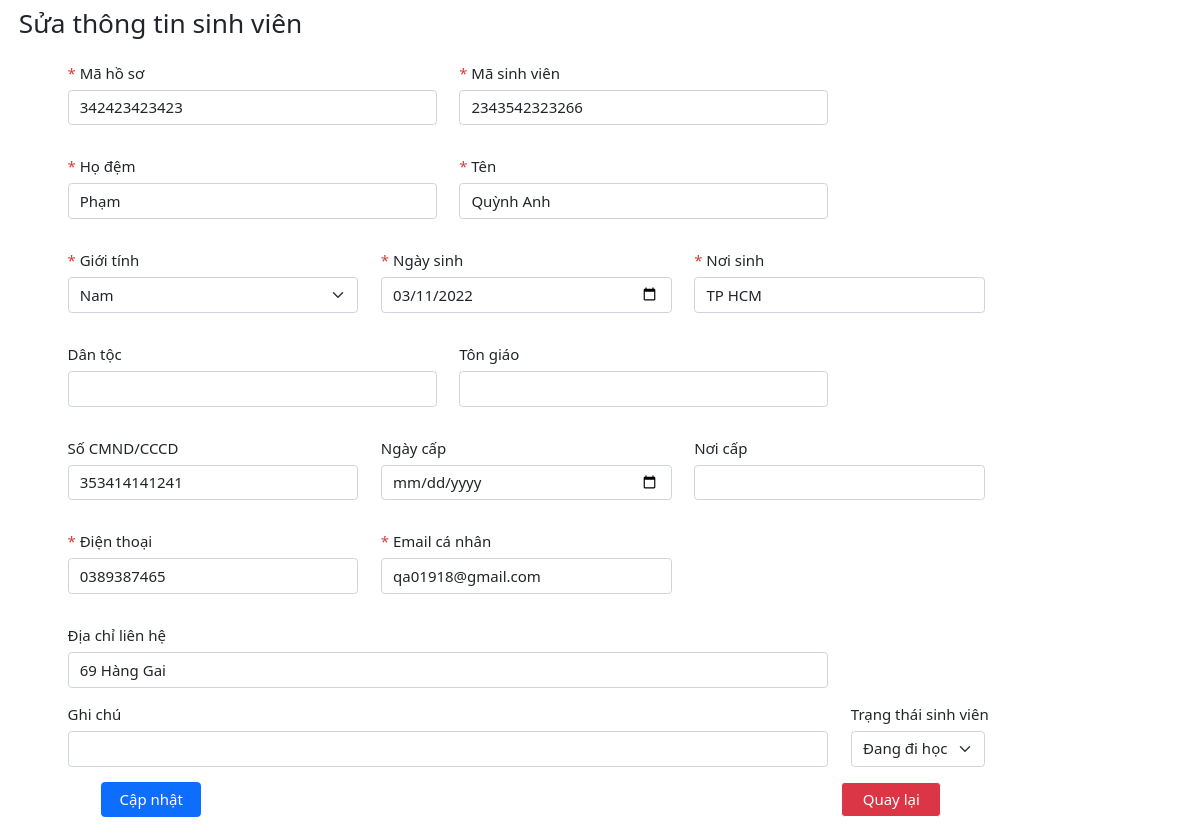
Screenshot of /api/edit.php?id=2343542323266 with the database file from the repository.
### tables this page shows
CREATE TABLE `list_student` (
  `STT` int(20) NOT NULL,
  `ma_ho_so` varchar(20) NOT NULL,
  `ma_sinh_vien` varchar(255) NOT NULL,
  `ho` varchar(200) NOT NULL,
  `ten` varchar(255) NOT NULL,
  `gioi_tinh` varchar(200) NOT NULL,
  `ngay_sinh` varchar(200) NOT NULL,
  `SDT` varchar(20) NOT NULL,
  `Email` varchar(200) NOT NULL,
  `noi_sinh` varchar(200) NOT NULL,
  `cmnd_cccd` varchar(20) NOT NULL,
  `dia_chi` varchar(200) NOT NULL,
  `hanh_dong` varchar(200) NOT NULL
);

### api/edit.php (the view, shortened to what this page needs)
<?php
    include "../config/db.php";
    $ma_sinh_vien = $_GET['id'];
    $query = mysqli_query($connect, "SELECT * FROM `list_student` where ma_sinh_vien = '$ma_sinh_vien'");
    $row = mysqli_fetch_array($query);
?>
<div class="container-fluid">
        <h3 class="mx-2 mt-2">Sửa thông tin sinh viên</h3>
        <form class="row g-6 mx-5" method="POST" action="update.php?id=<?php echo $ma_sinh_vien; ?>">
            <div class="col-5 my-3">
              <label for="inputMaHoSo" class="form-label"><span>*</span> Mã hồ sơ</label>
              <input name="ma_ho_so" value="<?php echo $row['ma_ho_so']; ?>" onkeyup="check()" type="text" class="form-control" id="inputMaHoSo" required>
            </div>
            <div class="col-5 my-3">
              <label for="inputMaSinhVien" class="form-label"><span>*</span> Mã sinh viên</label>
              <input name="ma_sinh_vien" value="<?php echo $row['ma_sinh_vien']; ?>" type="text" class="form-control" id="inputMaSinhVien" required>
            </div>
            <div class="col-5 my-3">
                <label for="inputHoDem" class="form-label"><span>*</span> Họ đệm</label>
                <input name="ho_dem" value="<?php echo $row['ho']; ?>"  type="text" class="form-control" id="inputHoDem" required>
            </div>
            <div class="col-5 my-3">
                <label for="inputTen" class="form-label"><span>*</span> Tên</label>
                <input name="ten" value="<?php echo $row['ten']; ?>" type="text" class="form-control" id="inputTen" required>
            </div>
            <div class="col-4 my-3">
                <label for="inputGioiTinh" class="form-label"><span>*</span> Giới tính</label>
                <select name="gioi_tinh" value="<?php echo $row['gioi_tinh']; ?>" id="inputGioiTinh" class="form-select" required>
                  <option>Nam</option>
                </select>
            </div>
            <div class="col-4 my-3">
                <label for="inputNgaySinh" class="form-label"><span>*</span> Ngày sinh</label>
                <input name="ngay_sinh" value="<?php echo $row['ngay_sinh']; ?>" type="date" class="form-control" id="inputNgaySinh" required>
            </div>
            <div class="col-4 my-3">
                <label for="inputNoiSinh" class="form-label"><span>*</span> Nơi sinh</label>
                <input name="noi_sinh" value="<?php echo $row['noi_sinh']; ?>" type="text" class="form-control" id="inputNoiSinh" required>
            </div>
            <div class="col-5 my-3">
                <label for="inputDanToc" class="form-label"> Dân tộc</label>
                <input type="text" class="form-control" id="inputDanToc">
            </div>
            <div class="col-5 my-3">
                <label for="inputTonGiao" class="form-label"> Tôn giáo</label>
                <input type="text" class="form-control" id="inputTonGiao">
            </div>
            <div class="col-4 my-3">
                <label for="inputCmnd" class="form-label"> Số CMND/CCCD</label>
                <input name="cmnd_cccd" value="<?php echo $row['cmnd_cccd']; ?>" type="number" class="form-control" id="inputCmnd">
            </div>
            <div class="col-4 my-3">
                <label for="inputNgayCap" class="form-label"> Ngày cấp</label>
                <input type="date" class="form-control" id="inputNgayCap">
            </div>
            <div class="col-4 my-3">
                <label for="inputNoiCap" class="form-label"> Nơi cấp</label>
                <input type="text" class="form-control" id="inputNoiCap">
            </div>
            <div class="col-4 my-3">
                <label for="inputSDT" class="form-label"><span>*</span> Điện thoại</label>
                <input name="sdt" value="<?php echo $row['SDT']; ?>" onkeyup="check()" type="number" class="form-control" id="inputSDT">
            </div>
            <div class="col-4 my-3">
                <label for="inputEmail" class="form-label"><span>*</span> Email cá nhân</label>
                <input name="email" value="<?php echo $row['Email']; ?>" onkeyup="check()" type="email" class="form-control" id="inputEmail" required>
            </div>
            <div class="col-10 my-3">
                <label for="inputDiaChi" class="form-label"> Địa chỉ liên hệ</label>
                <input name="dia_chi" value="<?php echo $row['dia_chi']; ?>" type="text" class="form-control" id="inputDiaChi">
            </div>
            <div class="col-10 mb-3">
                <label for="inputGhiChu" class="form-label"> Ghi chú</label>
                <input type="text" class="form-control" id="inputGhiChu">
            </div>
            <div class="col-2 mb-3">
                <label for="inputTrangThai" class="form-label"> Trạng thái sinh viên</label>
                <select id="inputTrangThai" class="form-select">
                    <option>Đang đi học</option>
                </select>
            </div>
            <div class="col-6 px-5 mb-4 d-flex">
              <button name="submit_form" type="submit" class="btn btn-primary">Cập nhật</button>
            </div>
            <div class="col-6 px-5 mb-4 d-flex justify-content-end">
                <button type="button" class="btn btn-danger border-white" id="submit" onclick="history.back()">Quay lại</button>
              </div>
          </form>
          <link rel="stylesheet" href="../assets/css/add_student.css">
          <link href="https://cdn.jsdelivr.net/npm/bootstrap@5.0.2/dist/css/bootstrap.min.css" rel="stylesheet">
    </div>

### assets/css/add_student.css (style rules this page uses)
* { padding: 0; margin: 0; box-sizing: border-box; font-size: 15px; }
span { color: #d83e3e; }
form { width: 940px; }
.form-control, .form-select { margin-top: -2px; }
.btn { width: 100px; margin-right: 10px; }
.btn-primary { margin-right: -260px; }
label { display: inline-block; width: 150px; }

### rows the page displays
list_student: ma_ho_so "342423423423", ma_sinh_vien "2343542323266", ho_dem "Phạm", ten "Quỳnh Anh", gioi_tinh "Nam", ngay_sinh "03/11/2022", noi_sinh "TP HCM", cmnd_cccd "353414141241", sdt "0389387465", email "qa01918@gmail.com", dia_chi "69 Hàng Gai"
